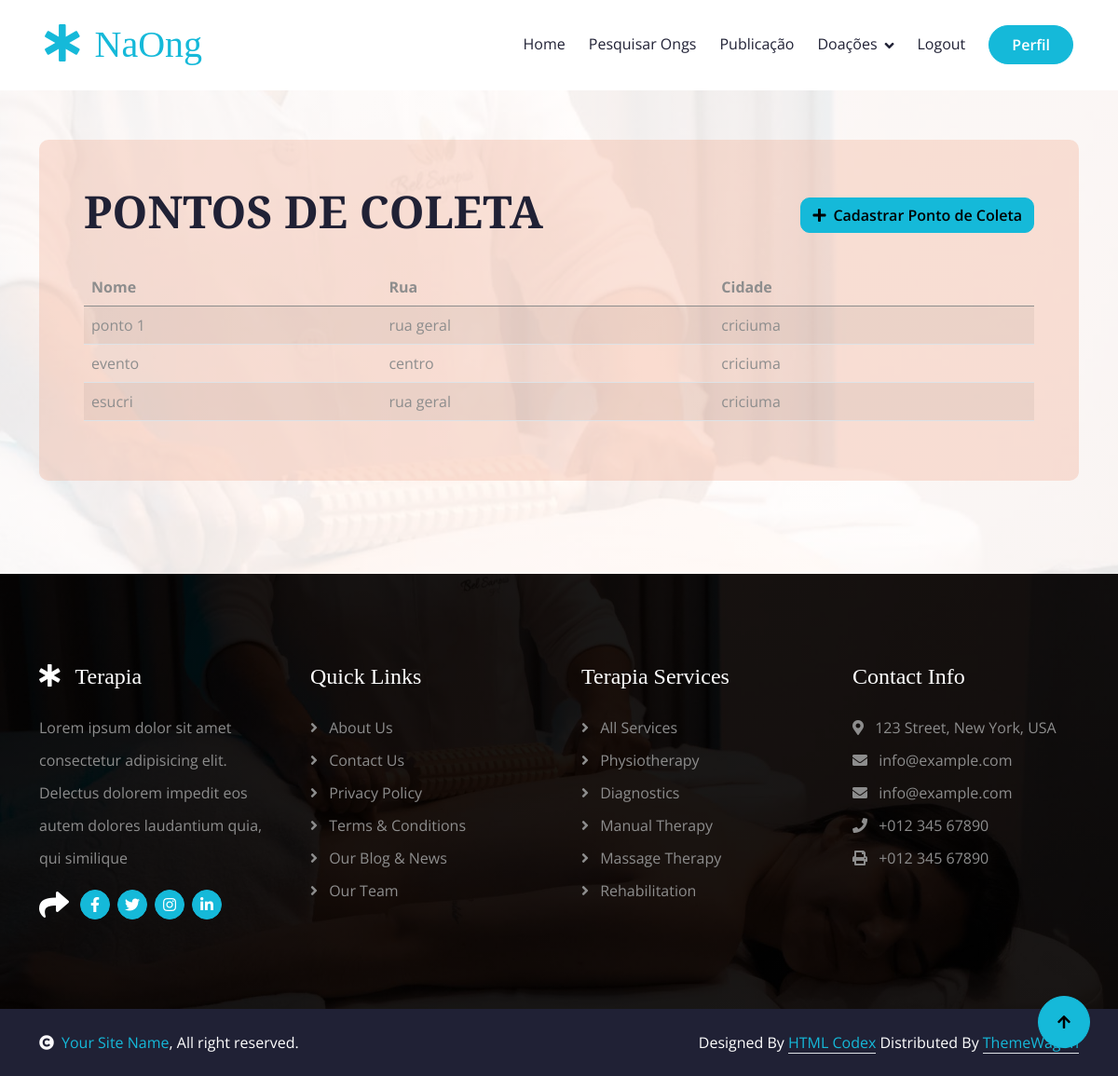
Screenshot of /consulta_coleta.php (signed in) with the database file from the repository.
### tables this page shows
CREATE TABLE `pontos_coleta` (
  `id` int(11) NOT NULL AUTO_INCREMENT,
  `ong` int(11) DEFAULT NULL,
  `nome` varchar(45) DEFAULT NULL,
  `rua` varchar(45) DEFAULT NULL,
  `cidade` varchar(45) DEFAULT NULL,
  `estado` varchar(45) DEFAULT NULL,
  `pais` varchar(45) DEFAULT NULL,
  `cep` varchar(45) DEFAULT NULL,
  `numero_endereco` varchar(45) DEFAULT NULL,
  `telefone` varchar(45) DEFAULT NULL,
  `ativo` char(1) DEFAULT NULL,
  PRIMARY KEY (`id`),
  KEY `ong_coleta_idx` (`ong`),
  CONSTRAINT `ong_coleta` FOREIGN KEY (`ong`) REFERENCES `ongs` (`id_ong`)
);

### consulta_coleta_model.php (called while the page is built, shortened)
<?php
include './banco.php';
$user_id = $_SESSION['user_id'];
$user_role = $_SESSION['user_role'];
if ($user_role == 'ong') {
    $sql = "SELECT * FROM pontos_coleta WHERE ong = $user_id";
} else {
    $sql = "SELECT * FROM pontos_coleta";
}
$result = $conn->query($sql);
$pontos_coleta = [];
while ($row = $result->fetch_assoc()) {
    $pontos_coleta[] = $row;
}

### consulta_coleta.php (the view, shortened to what this page needs)
<?php
include('./cabecalho.php');
include('consulta_coleta_model.php');
?>
<div class="container-fluid appointment py-12" style="padding-top: 100px; padding-bottom: 50px;">
    <div class="container py-12" style="margin-top: 50px; padding-bottom: 50px;">
        <div class="row g-12 align-items-center">
            <div class="col-lg-12">
                <div class="col-lg-12 wow fadeInRight" data-wow-delay="0.4s">
                    <div class="appointment-form rounded p-5">
                        <div class="d-flex justify-content-between align-items-center mb-4">
                            <h1 class="display-5">PONTOS DE COLETA</h1>
                            <a href="coleta.php" class="btn btn-primary">
                                <i class="fas fa-plus me-2"></i>Cadastrar Ponto de Coleta
                            </a>
                        </div>
                        <table class="table table-striped">
                            <thead>
                                <tr>
                                    <th>Nome</th>
                                    <th>Rua</th>
                                    <th>Cidade</th>
                                </tr>
                            </thead>
                            <tbody>
                                <?php if (!empty($pontos_coleta)) : ?>
                                    <?php foreach ($pontos_coleta as $ponto) : ?>
                                        <tr onclick="window.location='coleta.php?id=<?php echo $ponto['id'] ?>';" style="cursor:pointer;">
                                            <td><?php echo $ponto['nome']; ?></td>
                                            <td><?php echo $ponto['rua']; ?></td>
                                            <td><?php echo $ponto['cidade']; ?></td>
                                        </tr>
                                    <?php endforeach; ?>
                                <?php else : ?>
                                    <tr>
                                        <td colspan="4">Nenhum ponto de coleta encontrado.</td>
                                    </tr>
                                <?php endif; ?>
                            </tbody>
                        </table>
                    </div>
                </div>
            </div>
        </div>
    </div>
</div>
<?php
include('./rodape.php');
?>

### css/style.css (style rules this page uses)
.btn { font-weight: 600; transition: .5s; }
.btn.btn-primary { box-shadow: inset 0 0 0 0 var(--bs-primary); }
.appointment { background: linear-gradient(rgba(255, 255, 255, 0.9), rgba(255, 255, 255, 0.9)), url(../img/carousel-2.jpg); background-position: center center; background-repeat: no-repeat; background-size: cover; background-attachment: fixed; }
.appointment .appointment-form { background: rgba(239, 162, 134, 0.3); }
.appointment .appointment-form .btn.btn-primary { box-shadow: inset 0 0 0 0 var(--bs-primary); }

### rows the page displays
pontos_coleta: nome "ponto 1", rua "rua geral", cidade "criciuma"
pontos_coleta: nome "evento", rua "centro", cidade "criciuma"
pontos_coleta: nome "esucri", rua "rua geral", cidade "criciuma"
